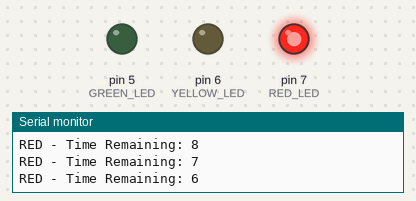
The sketch below on a simulated Arduino Uno, built with avr-gcc and run on an emulated ATmega328P. On the bench: output pins drawn as LEDs (lit = HIGH), the last lines printed to the serial monitor.

Above: at 5.0 s.
At 17.5 s:
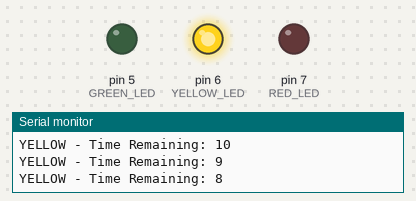
At 33.5 s:
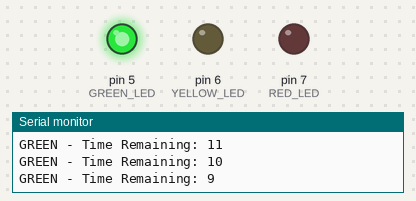
Timing chart, 0 to 54.6 s (numbered marks = the images above):
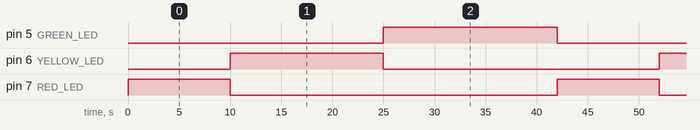

The sketch:

Traffic_Signal.ino.ino
```cpp
void setup() {
  pinMode(7, OUTPUT);  // RED LED
  pinMode(6, OUTPUT);  // YELLOW LED
  pinMode(5, OUTPUT);  // GREEN LED
  Serial.begin(9600);
}

void loop() {
  // RED LED for 10 seconds with countdown
  digitalWrite(7, HIGH);
  for (int i = 10; i >= 1; i--) {
    Serial.print("RED - Time Remaining: ");
    Serial.println(i);
    delay(1000);
  }
  digitalWrite(7, LOW);

  // YELLOW LED for 15 seconds with countdown
  digitalWrite(6, HIGH);
  for (int i = 15; i >= 1; i--) {
    Serial.print("YELLOW - Time Remaining: ");
    Serial.println(i);
    delay(1000);
  }
  digitalWrite(6, LOW);

  // GREEN LED for 17 seconds with countdown
  digitalWrite(5, HIGH);
  for (int i = 17; i >= 1; i--) {
    Serial.print("GREEN - Time Remaining: ");
    Serial.println(i);
    delay(1000);
  }
  digitalWrite(5, LOW);
}
```

Measured:
- by itself, pin 5 (GREEN_LED): alternates HIGH for 17.0 s and LOW for 25.0 s
- by itself, pin 6 (YELLOW_LED): alternates HIGH for 15.0 s and LOW for 27.0 s
- by itself, pin 7 (RED_LED): alternates HIGH for 10.0 s and LOW for 32.0 s
